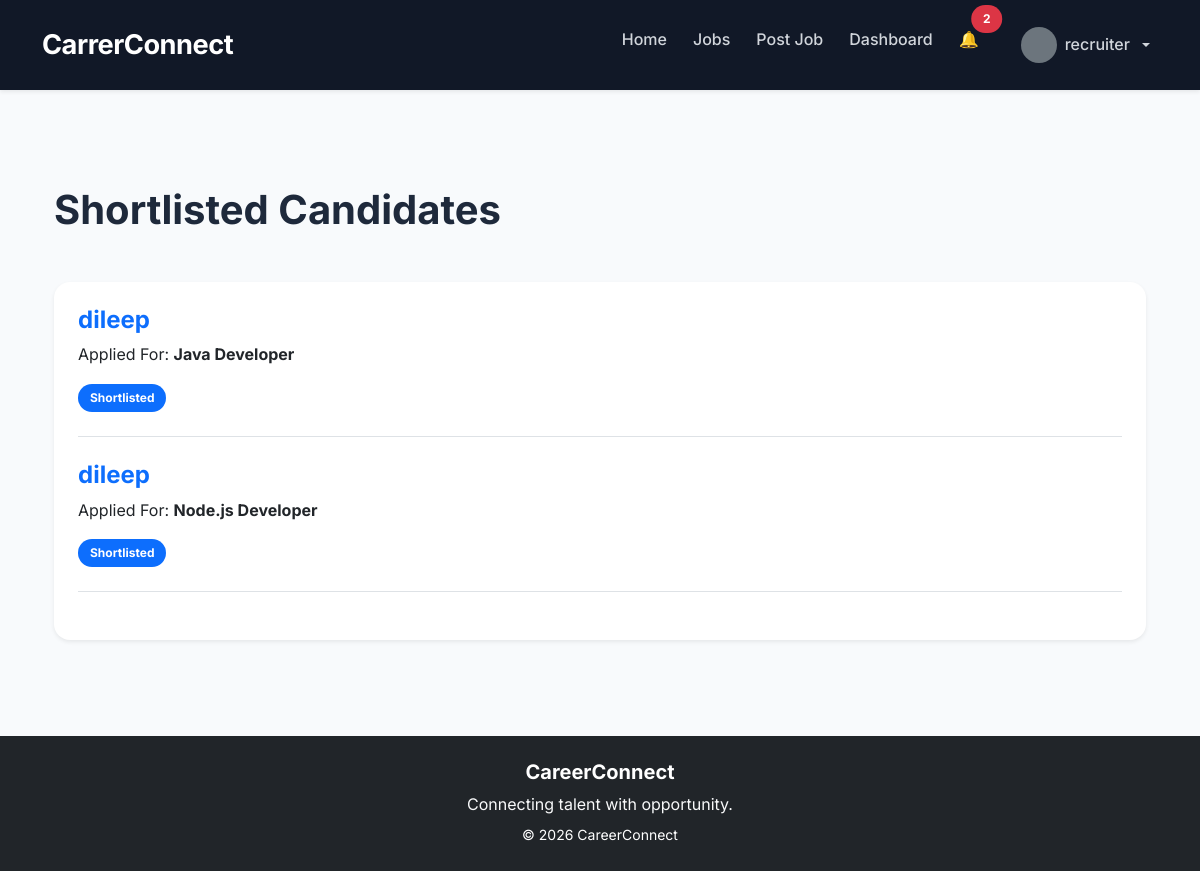
The app's page /applications/shortlisted/candidates/ (signed in) with its own data.
### applications/models.py (models this page shows, shortened)
class Application(models.Model):
    STATUS_CHOICES = [
    ('applied', 'Applied'),
    ('reviewed', 'Reviewed'),
    ('shortlisted', 'Shortlisted'),
    ('accepted', 'Accepted'),
    ('rejected', 'Rejected'),
]
    job = models.ForeignKey(
        Job,
        on_delete=models.CASCADE
    )
    applicant = models.ForeignKey(
        User,
        on_delete=models.CASCADE
    )
    status = models.CharField(
    max_length=20,
    choices=STATUS_CHOICES,
    default='applied'
)
    applied_at = models.DateTimeField(
        auto_now_add=True
    )

### jobs/models.py (models this page shows, shortened)
class Job(models.Model):
    JOB_TYPE_CHOICES = (
        ('full_time', 'Full Time'),
        ('part_time', 'Part Time'),
        ('internship', 'Internship'),
        ('remote', 'Remote'),
)
    EXPERIENCE_LEVEL_CHOICES = (
    ('fresher', 'Fresher'),
    ('junior', 'Junior'),
    ('mid', 'Mid Level'),
    ('senior', 'Senior'),
)
    recruiter = models.ForeignKey(
        User,
        on_delete=models.CASCADE
    )
    title = models.CharField(
        max_length=255
    )
    company_name = models.CharField(
        max_length=255
    )
    company_logo = models.ImageField(
    upload_to='company_logos/',
    blank=True,
    null=True
    )
    location = models.CharField(
        max_length=255
    )
    salary = models.CharField(
        max_length=100
    )
    job_type = models.CharField(
        max_length=50,
        choices=JOB_TYPE_CHOICES
    )
    experience_level = models.CharField(
    max_length=50,
    choices=EXPERIENCE_LEVEL_CHOICES,
    default='fresher'
)
    description = models.TextField()
    requirements = models.TextField()
    created_at = models.DateTimeField(
        auto_now_add=True
    )
    updated_at = models.DateTimeField(
        auto_now=True
    )

### applications/views.py (the view)
@login_required
def shortlisted_candidates_view(request):
    applications = Application.objects.filter(
        job__recruiter=request.user,
        status='shortlisted'
    ).order_by('-applied_at')
    context = {
        'applications': applications
    }
    return render(
        request,
        'applications/shortlisted_candidates.html',
        context
    )

### accounts/context_processors.py (called while the page is built)
def notification_count(request):
    if request.user.is_authenticated:
        count = Notification.objects.filter(
            user=request.user,
            is_read=False
        ).count()
        return {
            'notification_count': count
        }
    return {
        'notification_count': 0
    }

### templates/applications/shortlisted_candidates.html (shortened to what this page needs)
{% extends 'base.html' %}
{% block content %}
<div class="container py-5">
    <div class="mb-5">
        <h1 class="fw-bold">
            Shortlisted Candidates
        </h1>
    </div>
    <div class="card border-0 shadow-sm rounded-4">
        <div class="card-body p-4">
            {% for application in applications %}
                <div class="border-bottom pb-4 mb-4">
                    <a href="{% url 'candidate_profile' application.applicant.id %}"
                       class="text-decoration-none">
                        <h4 class="fw-bold">
                            {{ application.applicant.username }}
                        </h4>
                    </a>
                    <p>
                        Applied For:
                        <strong>
                            {{ application.job.title }}
                        </strong>
                    </p>
                    <span class="badge bg-primary">
                        Shortlisted
                    </span>
                </div>
            {% empty %}
                <div class="text-center py-5">
                    <h4>
                        No Shortlisted Candidates
                    </h4>
                </div>
            {% endfor %}
        </div>
    </div>
</div>
{% endblock %}

### templates/base.html (shortened to what this page needs)
{% load static %}
<!DOCTYPE html>
<html lang="en">
<head>
<link rel="stylesheet"
href="https://cdn.jsdelivr.net/npm/bootstrap-icons@1.11.3/font/bootstrap-icons.min.css">
<link
    href="https://cdn.jsdelivr.net/npm/bootstrap@5.3.3/dist/css/bootstrap.min.css"
    rel="stylesheet">
<link
    rel="stylesheet"
    href="{% static 'css/style.css' %}">
</head>
<body>
    <nav class="navbar navbar-expand-lg navbar-dark shadow-sm">
        <div class="container">
            <a class="navbar-brand fw-bold" href="{% url 'home' %}">
                CarrerConnect
            </a>
            <div class="collapse navbar-collapse" id="navbarNav">
                <ul class="navbar-nav ms-auto">
                    <li class="nav-item">
                        <a class="nav-link {% if request.path == '/' %}active fw-bold{% endif %}"
                                href="{% url 'home' %}">
                            Home
                        </a>
                    </li>
                    <li class="nav-item">
                       <a class="nav-link {% if '/jobs/' in request.path %}active fw-bold{% endif %}"
                            href="{% url 'jobs' %}">
                            Jobs
                        </a>
                    </li>
                           {% if user.is_authenticated %}
                                    {% if user.userprofile.role == 'recruiter' %}
                                        <li class="nav-item">
                                            <a class="nav-link"
                                            href="{% url 'create_job' %}">
                                                Post Job
                                            </a>
                                        </li>
                                    <li class="nav-item">
                                        <a class="nav-link {% if '/jobs/dashboard/' in request.path %}active fw-bold{% endif %}"
                                            href="{% url 'recruiter_dashboard' %}">
                                            Dashboard
                                        </a>
                                    </li>
                                    {% endif %}
                                <li class="nav-item me-3">
                                    <a class="nav-link position-relative text-white"
                                    href="{% url 'notifications' %}">
                                        🔔
                                        {% if notification_count > 0 %}
                                            <span class="position-absolute top-0 start-100 translate-middle badge rounded-pill bg-danger">
                                                {{ notification_count }}
                                            </span>
                                        {% endif %}
                                    </a>
                                </li>
                                    <li class="nav-item dropdown">
                                    <a class="nav-link dropdown-toggle d-flex align-items-center gap-2 {% if '/accounts/profile/' in request.path %}active fw-bold{% endif %}"
                                    href="#"
                                    role="button"
                                    data-bs-toggle="dropdown"
                                    aria-expanded="false">
                                        {% if user.userprofile.profile_image %}
                                            <img src="{{ user.userprofile.profile_image.url }}"
                                                width="36"
                                                height="36"
                                                class="rounded-circle"
                                                style="object-fit: cover;">
        {% else %}
            <div class="bg-secondary rounded-circle"
                 style="width: 36px;
                        height: 36px;">
            </div>
        {% endif %}
        <span>
            {% if user.userprofile.full_name %}
                {{ user.userprofile.full_name }}
            {% else %}
                {{ request.user.username }}
            {% endif %}
        </span>
    </a>
</li>
                                {% endif %}
                </ul>
            </div>
        </div>
    </nav>
    <div
    id="toastBox"
    class="position-fixed top-0 end-0 p-3"
    style="z-index: 9999;">
</div>
<div class="container mt-5">
    {% block content %}
    {% endblock %}
</div>
    <footer class="bg-dark text-white text-center py-4 mt-5">
    <h5 class="fw-bold">
        CareerConnect
    </h5>
    <p class="text-light mb-1">
        Connecting talent with opportunity.
    </p>
    <small>
        © 2026 CareerConnect
    </small>
</footer>
</body>
</html>

### static/css/style.css (style rules this page uses)
body { font-family: 'Inter', sans-serif; background: #f8fafc; color: #1e293b; line-height: 1.6; }
.navbar { padding: 16px 0; box-shadow: 0 2px 20px rgba(0,0,0,0.08); }
.navbar-brand { font-size: 1.5rem; font-weight: 800; letter-spacing: 0.5px; }
.card { border: none; border-radius: 20px; background: #ffffff; box-shadow: 0 10px 30px rgba(0,0,0,0.05); transition: 0.3s ease; }
.badge { padding: 8px 12px; border-radius: 20px; }
.card-body h4 { font-weight: 700; }
footer { margin-top: 80px; padding: 20px; }
.navbar { background: #111827 !important; padding: 18px 0; }
.navbar-brand { font-size: 1.7rem; font-weight: 800; letter-spacing: -0.5px; }
.navbar .nav-link { color: #d1d5db !important; font-weight: 500; margin-left: 10px; transition: all 0.3s ease; }

### records on screen
Application: applicant.username "dileep", job "Java Developer"
Application: applicant.username "dileep", job "Node.js Developer"

### other values on screen
{{ notification_count }} "2"
{{ request.user.username }} "recruiter"
